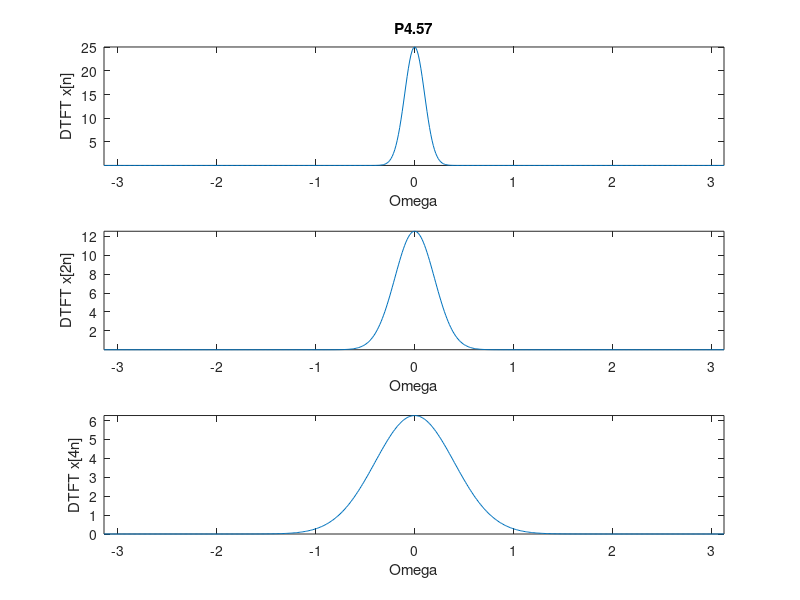

The MATLAB script that drew this image:
%% PROBLEM 4.57 : 
 %% ============== 
clc
close all
clear all

 x=exp(-(.1*[-50:50]).^2/2); 
 Omega=[-1:2/500:1-2/500]*pi; 
 X=fftshift(fft(x,500)); 

 % Part (a) : rate 2 subsampling 
 x2=x(1:2:length(x)); 
 X2=fftshift(fft(x2,500)); 

 % Part (b) : rate 4 subsampling 
 x4=x(1:4:length(x)); 
 X4=fftshift(fft(x4,500)); 

 figure(1) 
 subplot(3,1,1) 
 plot(Omega,abs(X)),title('P4.57') 
 xlabel('Omega'),ylabel('DTFT x[n]'),axis tight 
 subplot(3,1,2) 
 plot(Omega,abs(X2)) 
 xlabel('Omega'),ylabel('DTFT x[2n]'),axis tight 
 subplot(3,1,3) 
 plot(Omega,abs(X4)) 
 xlabel('Omega'),ylabel('DTFT x[4n]'),axis tight 

 print P4_57_1.eps 